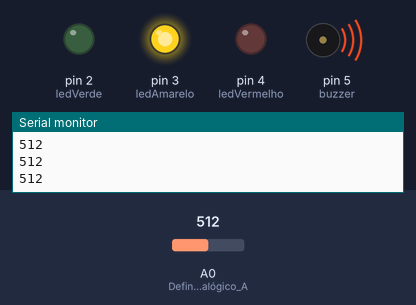
The sketch below on a simulated Arduino Uno, built with avr-gcc and run on an emulated ATmega328P. Shown: output pins drawn as LEDs (lit = HIGH), buzzer (waves = sounding), the last lines printed to the serial monitor. Inputs (shaded band) come from the test bench; at power-on: A0 (Define_o_pino_analógico_A) = 512.

Above: at 1.2 s.
1.3 s: A0 (Define_o_pino_analógico_A) set to 509
At 2.5 s:
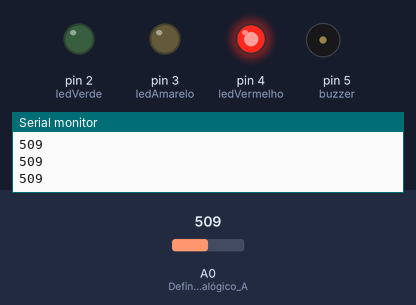
2.8 s: A0 (Define_o_pino_analógico_A) set to 490
At 4.0 s:
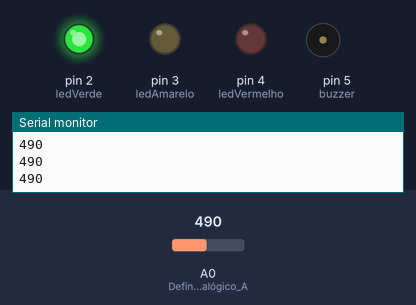
4.3 s: A0 (Define_o_pino_analógico_A) set to 510
At 5.5 s:
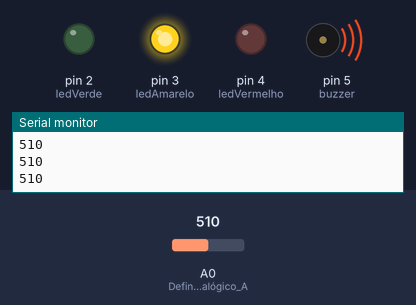
5.8 s: A0 (Define_o_pino_analógico_A) set to 306
At 6.5 s:
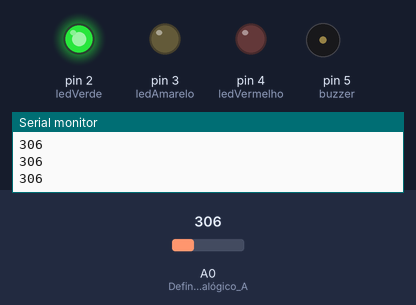
7.3 s: A0 (Define_o_pino_analógico_A) set to 511
At 8.1 s:
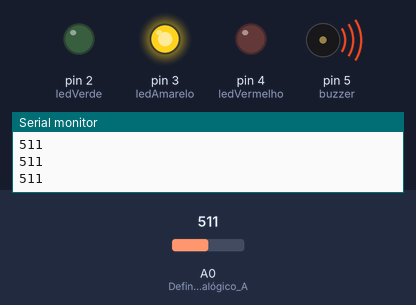
8.8 s: A0 (Define_o_pino_analógico_A) set to 638
10.3 s: A0 (Define_o_pino_analógico_A) set to 660
At 11.6 s:
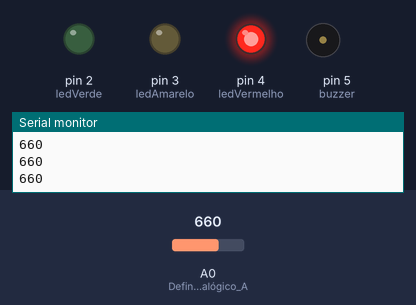
Timing chart, 0 to 12.8 s (numbered marks = the images above; inputs shaded):
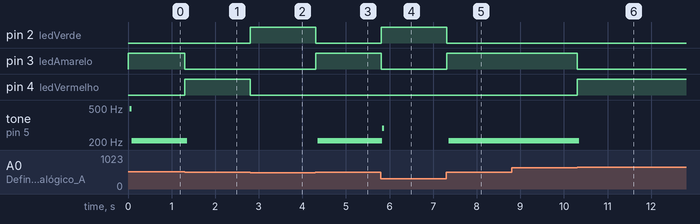

Measured:
- the behaviour switches between 510 and 509 on A0 (Define_o_pino_analógico_A) (found by bisection; images 0 and 1)
- the behaviour switches between 649 and 650 on A0 (Define_o_pino_analógico_A) (found by bisection; images 5 and 6)
- after the input at 1.3 s, pin 3 (ledAmarelo): HIGH → LOW at once; pin 4 (ledVermelho): LOW → HIGH at once; tone on pin 5 (buzzer): 206 Hz → silent after 0.06 s
- after the input at 2.8 s, pin 2 (ledVerde): LOW → HIGH at once; pin 4 (ledVermelho): HIGH → LOW at once
- after the input at 4.3 s, pin 2 (ledVerde): HIGH → LOW at once; pin 3 (ledAmarelo): LOW → HIGH at once; tone on pin 5 (buzzer): silent → 206 Hz after 0.06 s
- after the input at 5.8 s, pin 2 (ledVerde): LOW → HIGH at once; pin 3 (ledAmarelo): HIGH → LOW at once; tone on pin 5 (buzzer): 206 Hz → 288 Hz at once, → silent 0.04 s later
- after the input at 7.3 s, pin 2 (ledVerde): HIGH → LOW at once; pin 3 (ledAmarelo): LOW → HIGH at once; tone on pin 5 (buzzer): silent → 206 Hz after 0.06 s
- after the input at 10.3 s, pin 3 (ledAmarelo): HIGH → LOW at once; pin 4 (ledVermelho): LOW → HIGH at once; tone on pin 5 (buzzer): 206 Hz → silent after 0.06 s

The sketch:

ProjetoVinheriaAgnello.ino
```cpp
const int ledVerde = 2;       // Define o pino 2 para o LED verde (indicador de condição normal)
const int ledAmarelo = 3;     // Define o pino 3 para o LED amarelo (indicador de alerta)
const int ledVermelho = 4;    // Define o pino 4 para o LED vermelho (indicador de condição crítica)
const int buzzer = 5;         // Define o pino 5 para o buzzer (alarme sonoro)

void setup()
{
  Serial.begin(9600);               // Inicia a comunicação serial com velocidade de 9600 bps (para monitorar o valor do sensor no computador)

  pinMode(A0, INPUT);               // Define o pino analógico A0 (ligado ao LDR) como entrada
  pinMode(buzzer, OUTPUT);          // Define o pino do buzzer como saída
  pinMode(ledVerde, OUTPUT);        // Define o pino do LED verde como saída
  pinMode(ledVermelho, OUTPUT);     // Define o pino do LED vermelho como saída
  pinMode(ledAmarelo, OUTPUT);      // Define o pino do LED amarelo como saída
}


void loop()
{
  int luminosidade = analogRead(A0);  // Lê o valor analógico do sensor LDR (varia de 0 a 1023 conforme a luz ambiente)
  Serial.println(luminosidade);       // Imprime o valor lido no Monitor Serial (útil para diagnóstico e calibração)

  // delay(500);                         // Aguarda 500 milissegundos antes de fazer a próxima leitura

  if (luminosidade < 500) {
    digitalWrite(ledVerde, HIGH);     // Acende o LED verde
    digitalWrite(ledAmarelo, LOW);    // Garante que o LED amarelo está apagado
    digitalWrite(ledVermelho, LOW);   // Garante que o LED vermelho está apagado
    digitalWrite(buzzer, LOW);        // Garante que o buzzer está desligado
  }


   else if (luminosidade >= 510 && luminosidade < 650) {
    digitalWrite(ledVerde, LOW);      // Apaga o LED verde
    digitalWrite(ledAmarelo, HIGH);   // Acende o LED amarelo
    digitalWrite(ledVermelho, LOW);   // Garante que o LED vermelho está apagado
    digitalWrite(buzzer, HIGH);       // Ativa o buzzer
    // delay(3000);                      // Mantém o buzzer ligado por 3 segundos
    digitalWrite(buzzer, LOW);        // Desliga o buzzer após os 3 segundos
  }

    else {
    digitalWrite(ledVerde, LOW);      // Apaga o LED verde
    digitalWrite(ledAmarelo, LOW);    // Apaga o LED amarelo
    digitalWrite(ledVermelho, HIGH);  // Acende o LED vermelho
    digitalWrite(buzzer, HIGH);       // Mantém o buzzer ligado continuamente (só desliga se a luz cair)
  }
}
```
